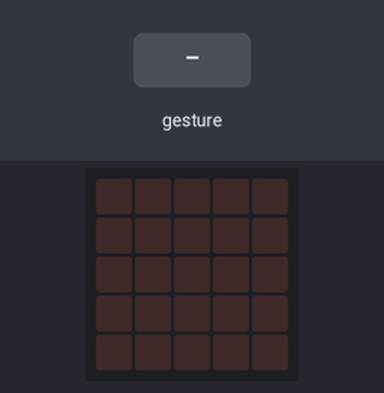
Simulated run of this program. Board: BBC micro:bit (MakeCode). Shown: the board's 5×5 LED display. Inputs (shaded band) come from the test bench. Random numbers come from a fixed seed; a tilt is held for 1.5 s and a shake lasts 1 s, then the board lies face up again.

Above: at 1.2 s.
1.3 s: gesture 'shake'
At 2.7 s:
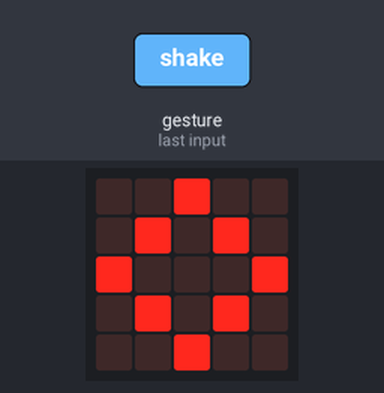
3.0 s: gesture 'shake'
At 4.2 s:
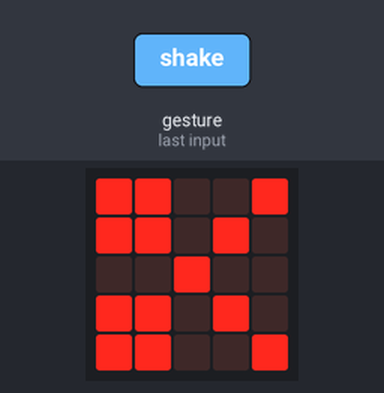
Timing chart, 0 to 6.0 s (numbered marks = the images above; inputs shaded):
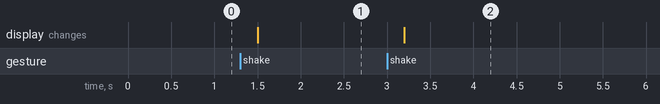

The program:

main.ts
```typescript
let gondolt_szám = 0
input.onGesture(Gesture.Shake, function () {
    gondolt_szám = randint(1, 3)
    if (gondolt_szám == 1) {
        basic.showIcon(IconNames.Diamond)
    } else if (gondolt_szám == 2) {
        basic.showIcon(IconNames.Square)
    } else if (gondolt_szám == 3) {
        basic.showIcon(IconNames.Scissors)
    }
})
```

test.ts
```typescript
// ide kerülnek a tesztek; a rendszer ezt nem kompilálja, ha a csomagot bővítményként használják.
```

Measured:
- after the input at 1.3 s, the display: changes after 0.20 s (image 1)
- after the input at 3.0 s, the display: changes after 0.20 s (image 2)
